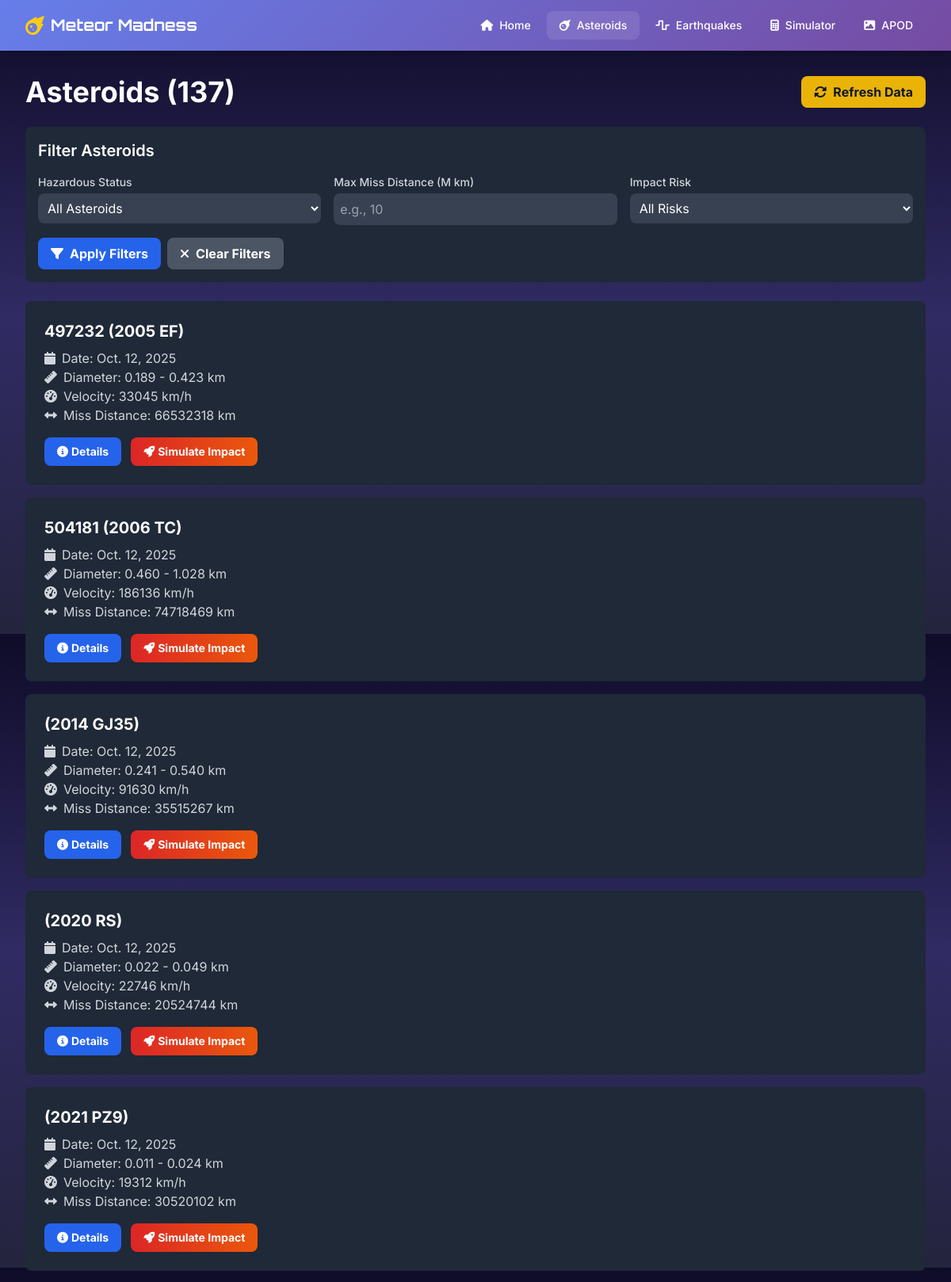
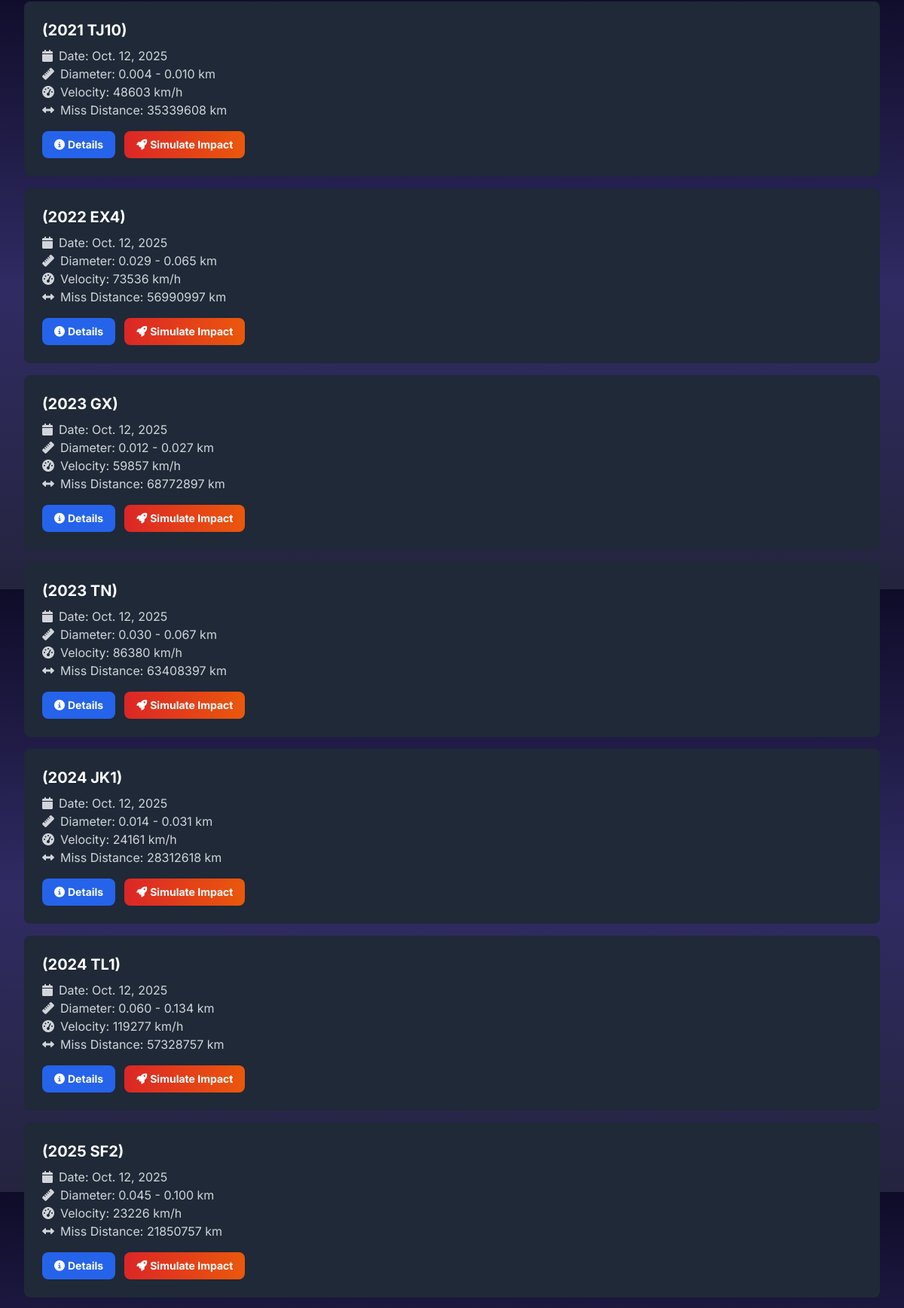
Screenshot of /asteroids/ (upper part) with the database file from the repository (2 pictures, top to bottom).
### simulation/models.py (models this page shows, shortened)
class Asteroid(models.Model):
    neo_id = models.CharField(max_length=100, unique=True)
    name = models.CharField(max_length=255)
    absolute_magnitude = models.FloatField(null=True, blank=True)
    estimated_diameter_min_km = models.FloatField(null=True, blank=True)
    estimated_diameter_max_km = models.FloatField(null=True, blank=True)
    is_potentially_hazardous = models.BooleanField(default=False)
    close_approach_date = models.DateField(null=True, blank=True)
    close_approach_datetime = models.DateTimeField(null=True, blank=True)
    relative_velocity_kmh = models.FloatField(null=True, blank=True)
    miss_distance_km = models.FloatField(null=True, blank=True)
    orbiting_body = models.CharField(max_length=50, null=True, blank=True)
    semi_major_axis_au = models.FloatField(null=True, blank=True, help_text="Semi-major axis in AU")
    eccentricity = models.FloatField(null=True, blank=True, help_text="Orbital eccentricity (0-1)")
    inclination_deg = models.FloatField(null=True, blank=True, help_text="Inclination in degrees")
    ascending_node_deg = models.FloatField(null=True, blank=True, help_text="Longitude of ascending node")
    periapsis_arg_deg = models.FloatField(null=True, blank=True, help_text="Argument of periapsis")
    mean_anomaly_deg = models.FloatField(null=True, blank=True, help_text="Mean anomaly at epoch")
    orbital_period_days = models.FloatField(null=True, blank=True, help_text="Orbital period in days")
    predicted_impact_latitude = models.FloatField(null=True, blank=True, help_text="Predicted impact latitude")
    predicted_impact_longitude = models.FloatField(null=True, blank=True, help_text="Predicted impact longitude")
    predicted_impact_location = models.CharField(max_length=255, null=True, blank=True, help_text="Human-readable impact location")
    impact_probability = models.FloatField(default=0.0, help_text="Probability of impact (0-1)")
    impact_energy_megatons = models.FloatField(null=True, blank=True, help_text="Estimated impact energy in megatons")
    crater_diameter_km = models.FloatField(null=True, blank=True, help_text="Estimated crater diameter in km")
    created_at = models.DateTimeField(auto_now_add=True)
    updated_at = models.DateTimeField(auto_now=True)
    class Meta:
        ordering = ['-close_approach_date']
        verbose_name = 'Asteroid'
        verbose_name_plural = 'Asteroids'

### simulation/views.py (the view)
# urls.py: path('asteroids/', views.asteroid_list, name='asteroid_list'),
def asteroid_list(request):
    asteroids = Asteroid.objects.all()
    filter_hazardous = request.GET.get('hazardous')
    if filter_hazardous == 'true':
        asteroids = asteroids.filter(is_potentially_hazardous=True)
    elif filter_hazardous == 'false':
        asteroids = asteroids.filter(is_potentially_hazardous=False)
    max_miss_distance = request.GET.get('max_miss_distance')
    if max_miss_distance and max_miss_distance.isdigit():
        max_miss_distance_km = float(max_miss_distance) * 1_000_000  # Convert to km
        asteroids = asteroids.filter(miss_distance_km__lte=max_miss_distance_km)
    impact_risk = request.GET.get('impact_risk')
    if impact_risk == 'high':
        asteroids = asteroids.filter(
            miss_distance_km__lt=1_000_000,
            relative_velocity_kmh__gt=50_000
        ).order_by('miss_distance_km')
    context = {
        'asteroids': asteroids,
        'total_count': asteroids.count(),
        'hazardous_count': Asteroid.objects.filter(is_potentially_hazardous=True).count(),
        'current_filters': {
            'hazardous': filter_hazardous,
            'max_miss_distance': max_miss_distance,
            'impact_risk': impact_risk
        }
    }
    return render(request, 'simulation/asteroid_list.html', context)

### simulation/templates/simulation/asteroid_list.html (shortened to what this page needs)
{% extends 'simulation/base.html' %}
{% block content %}
<div class="flex justify-between items-center mb-6">
    <h1 class="text-4xl font-bold">Asteroids ({{ total_count }})</h1>
    <a href="{% url 'fetch_asteroids' %}" class="bg-yellow-500 hover:bg-yellow-600 text-gray-900 px-4 py-2 rounded-lg font-bold">
        <i class="fas fa-sync-alt mr-2"></i>Refresh Data
    </a>
</div>
<div class="bg-gray-800 p-4 rounded-lg mb-6">
    <h2 class="text-xl font-semibold mb-4">Filter Asteroids</h2>
    <form method="get" class="grid grid-cols-1 md:grid-cols-3 gap-4">
        <div>
            <label class="block text-sm font-medium text-gray-300 mb-1">Hazardous Status</label>
            <select name="hazardous" class="w-full bg-gray-700 text-white rounded-lg p-2">
                <option value="">All Asteroids</option>
            </select>
        </div>
        <div>
            <label class="block text-sm font-medium text-gray-300 mb-1">Max Miss Distance (M km)</label>
            <input type="number" name="max_miss_distance"
                   value="{{ current_filters.max_miss_distance|default:'' }}"
                   placeholder="e.g., 10"
                   class="w-full bg-gray-700 text-white rounded-lg p-2"
                   min="0" step="0.1">
        </div>
        <div>
            <label class="block text-sm font-medium text-gray-300 mb-1">Impact Risk</label>
            <select name="impact_risk" class="w-full bg-gray-700 text-white rounded-lg p-2">
                <option value="">All Risks</option>
            </select>
        </div>
        <div class="md:col-span-3 flex gap-2">
            <button type="submit" class="bg-blue-600 hover:bg-blue-700 px-4 py-2 rounded-lg font-bold">
                <i class="fas fa-filter mr-2"></i>Apply Filters
            </button>
            <a href="{% url 'asteroid_list' %}" class="bg-gray-600 hover:bg-gray-700 px-4 py-2 rounded-lg font-bold">
                <i class="fas fa-times mr-2"></i>Clear Filters
            </a>
        </div>
    </form>
</div>
<div class="grid gap-4">
    {% for asteroid in asteroids %}
    <div class="bg-gray-800 p-6 rounded-lg card-hover">
        <div class="flex justify-between items-start mb-4">
            <div class="flex-1">
                <h3 class="text-xl font-bold mb-2">{{ asteroid.name }}</h3>
                <p class="text-gray-300"><i class="fas fa-calendar mr-2"></i>Date: {{ asteroid.close_approach_date }}</p>
                <p class="text-gray-300"><i class="fas fa-ruler mr-2"></i>Diameter: {{ asteroid.estimated_diameter_min_km|floatformat:3 }} - {{ asteroid.estimated_diameter_max_km|floatformat:3 }} km</p>
                <p class="text-gray-300"><i class="fas fa-tachometer-alt mr-2"></i>Velocity: {{ asteroid.relative_velocity_kmh|floatformat:0 }} km/h</p>
                <p class="text-gray-300">
    <i class="fas fa-arrows-alt-h mr-2"></i>Miss Distance:
    <span class="{% if asteroid.miss_distance_km < 1000000 %}text-yellow-400 font-semibold{% endif %}">
        {{ asteroid.miss_distance_km|floatformat:0 }} km
    </span>
</p>
            </div>
        </div>
        <div class="flex gap-3 mt-4">
            <a href="{% url 'asteroid_detail' asteroid.neo_id %}"
               class="bg-blue-600 hover:bg-blue-700 px-4 py-2 rounded-lg text-sm font-bold transition">
                <i class="fas fa-info-circle mr-1"></i>Details
            </a>
            <a href="{% url 'simulator' %}?asteroid_id={{ asteroid.neo_id }}"
               class="bg-gradient-to-r from-red-600 to-orange-600 hover:from-red-700 hover:to-orange-700 px-4 py-2 rounded-lg text-sm font-bold transition">
                <i class="fas fa-rocket mr-1"></i>Simulate Impact
            </a>
        </div>
    </div>
    {% endfor %}
</div>
{% endblock %}

### simulation/templates/simulation/base.html (shortened to what this page needs)
<!DOCTYPE html>
<html lang="en">
<head>
    <script src="https://cdn.tailwindcss.com"></script>
    <link rel="stylesheet" href="https://cdnjs.cloudflare.com/ajax/libs/font-awesome/6.4.0/css/all.min.css">
</head>
<body class="min-h-screen space-bg text-white">
    <nav class="gradient-bg shadow-lg sticky top-0 z-50">
        <div class="max-w-7xl mx-auto px-4 sm:px-6 lg:px-8">
            <div class="flex justify-between h-16">
                <div class="flex items-center">
                    <a href="{% url 'home' %}" class="flex-shrink-0 flex items-center hover:opacity-90 transition-opacity">
                        <i class="fas fa-meteor text-yellow-400 text-2xl mr-2"></i>
                        <span class="orbitron text-xl font-bold text-white">Meteor Madness</span>
                    </a>
                </div>
                <div class="hidden md:flex items-center space-x-1">
                    {% url 'home' as home_url %}
                    <a href="{{ home_url }}" class="{% if request.path == home_url %}bg-white/10{% endif %} text-white hover:bg-white/20 px-4 py-2 rounded-lg text-sm font-medium transition-all duration-300 flex items-center">
                        <i class="fas fa-home mr-2"></i> Home
                    </a>
                    {% url 'asteroid_list' as asteroid_url %}
                    <a href="{{ asteroid_url }}" class="{% if request.path == asteroid_url or request.path|slice:':15' == '/asteroids/detail' %}bg-white/10{% endif %} text-white hover:bg-white/20 px-4 py-2 rounded-lg text-sm font-medium transition-all duration-300 flex items-center">
                        <i class="fas fa-meteor mr-2"></i> Asteroids
                    </a>
                    {% url 'earthquake_list' as earthquake_url %}
                    <a href="{{ earthquake_url }}" class=" text-white hover:bg-white/20 px-4 py-2 rounded-lg text-sm font-medium transition-all duration-300 flex items-center">
                        <i class="fas fa-wave-square mr-2"></i> Earthquakes
                    </a>
                    {% url 'simulator' as simulator_url %}
                    <a href="{{ simulator_url }}" class="{% if request.path == simulator_url %}bg-white/10{% endif %} text-white hover:bg-white/20 px-4 py-2 rounded-lg text-sm font-medium transition-all duration-300 flex items-center">
                        <i class="fas fa-calculator mr-2"></i> Simulator
                    </a>
                    {% url 'apod' as apod_url %}
                    <a href="{{ apod_url }}" class="{% if request.path == apod_url %}bg-white/10{% endif %} text-white hover:bg-white/20 px-4 py-2 rounded-lg text-sm font-medium transition-all duration-300 flex items-center">
                        <i class="fas fa-image mr-2"></i> APOD
                    </a>
                </div>
            </div>
                    {% url 'home' as home_url %}
                    {% url 'asteroid_list' as asteroid_url %}
                    {% url 'earthquake_list' as earthquake_url %}
                    {% url 'simulator' as simulator_url %}
                    {% url 'apod' as apod_url %}
        </div>
    </nav>
    <main class="max-w-7xl mx-auto px-4 sm:px-6 lg:px-8 py-8">
        {% block content %}
        {% endblock %}
    </main>
</body>
</html>

### simulation/templates/simulation/base.html (style rules this page uses)
body { font-family: 'Inter', sans-serif; }
.orbitron { font-family: 'Orbitron', sans-serif; }
.gradient-bg { background: linear-gradient(135deg, #667eea 0%, #764ba2 100%); }
.space-bg { background: linear-gradient(to bottom, #0f0c29, #302b63, #24243e); }
.card-hover { transition: all 0.3s ease; }

### rows the page displays
Asteroid: name "497232 (2005 EF)", close_approach_date "Oct. 12, 2025", estimated_diameter_min_km "0.189", estimated_diameter_max_km "0.423", relative_velocity_kmh "33045", miss_distance_km "66532318"
Asteroid: name "504181 (2006 TC)", close_approach_date "Oct. 12, 2025", estimated_diameter_min_km "0.460", estimated_diameter_max_km "1.028", relative_velocity_kmh "186136", miss_distance_km "74718469"
Asteroid: name "(2014 GJ35)", close_approach_date "Oct. 12, 2025", estimated_diameter_min_km "0.241", estimated_diameter_max_km "0.540", relative_velocity_kmh "91630", miss_distance_km "35515267"
Asteroid: name "(2020 RS)", close_approach_date "Oct. 12, 2025", estimated_diameter_min_km "0.022", estimated_diameter_max_km "0.049", relative_velocity_kmh "22746", miss_distance_km "20524744"
Asteroid: name "(2021 PZ9)", close_approach_date "Oct. 12, 2025", estimated_diameter_min_km "0.011", estimated_diameter_max_km "0.024", relative_velocity_kmh "19312", miss_distance_km "30520102"
Asteroid: name "(2021 TJ10)", close_approach_date "Oct. 12, 2025", estimated_diameter_min_km "0.004", estimated_diameter_max_km "0.010", relative_velocity_kmh "48603", miss_distance_km "35339608"
Asteroid: name "(2022 EX4)", close_approach_date "Oct. 12, 2025", estimated_diameter_min_km "0.029", estimated_diameter_max_km "0.065", relative_velocity_kmh "73536", miss_distance_km "56990997"
Asteroid: name "(2023 GX)", close_approach_date "Oct. 12, 2025", estimated_diameter_min_km "0.012", estimated_diameter_max_km "0.027", relative_velocity_kmh "59857", miss_distance_km "68772897"
Asteroid: name "(2023 TN)", close_approach_date "Oct. 12, 2025", estimated_diameter_min_km "0.030", estimated_diameter_max_km "0.067", relative_velocity_kmh "86380", miss_distance_km "63408397"
Asteroid: name "(2024 JK1)", close_approach_date "Oct. 12, 2025", estimated_diameter_min_km "0.014", estimated_diameter_max_km "0.031", relative_velocity_kmh "24161", miss_distance_km "28312618"
Asteroid: name "(2024 TL1)", close_approach_date "Oct. 12, 2025", estimated_diameter_min_km "0.060", estimated_diameter_max_km "0.134", relative_velocity_kmh "119277", miss_distance_km "57328757"
Asteroid: name "(2025 SF2)", close_approach_date "Oct. 12, 2025", estimated_diameter_min_km "0.045", estimated_diameter_max_km "0.100", relative_velocity_kmh "23226", miss_distance_km "21850757"

### other values shown
{{ total_count }} "137"
